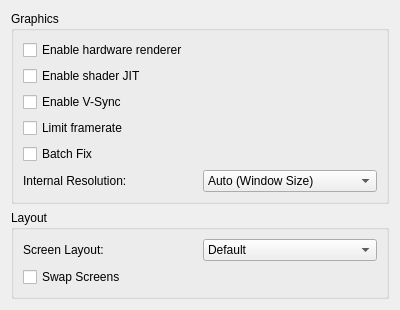
<?xml version="1.0" encoding="UTF-8"?>
<ui version="4.0">
 <class>ConfigureGraphics</class>
 <widget class="QWidget" name="ConfigureGraphics">
  <property name="geometry">
   <rect>
    <x>0</x>
    <y>0</y>
    <width>400</width>
    <height>300</height>
   </rect>
  </property>
  <property name="windowTitle">
   <string>Form</string>
  </property>
  <layout class="QVBoxLayout" name="verticalLayout">
   <item>
    <layout class="QVBoxLayout" name="verticalLayout_3">
     <item>
      <widget class="QGroupBox" name="groupBox">
       <property name="title">
        <string>Graphics</string>
       </property>
       <layout class="QVBoxLayout" name="verticalLayout_2">
        <item>
         <widget class="QCheckBox" name="toggle_hw_renderer">
          <property name="text">
           <string>Enable hardware renderer</string>
          </property>
         </widget>
        </item>
        <item>
         <widget class="QCheckBox" name="toggle_shader_jit">
          <property name="text">
           <string>Enable shader JIT</string>
          </property>
         </widget>
        </item>
        <item>
         <widget class="QCheckBox" name="toggle_vsync">
          <property name="text">
           <string>Enable V-Sync</string>
          </property>
         </widget>
        </item>
        <item>
         <widget class="QCheckBox" name="toggle_framelimit">
          <property name="text">
           <string>Limit framerate</string>
          </property>
         </widget>
        </item>
        <item>
         <widget class="QCheckBox" name="use_batch_fix">
          <property name="text">
           <string>Batch Fix</string>
          </property>
         </widget>
        </item>
        <item>
          <layout class="QHBoxLayout" name="horizontalLayout">
            <item>
              <widget class="QLabel" name="label">
                <property name="text">
                  <string>Internal Resolution:</string>
                </property>
              </widget>
            </item>
            <item>
              <widget class="QComboBox" name="resolution_factor_combobox">
                <item>
                  <property name="text">
                    <string notr="true">Auto (Window Size)</string>
                  </property>
                </item>
                <item>
                  <property name="text">
                    <string notr="true">Native (400x240)</string>
                  </property>
                </item>
                <item>
                  <property name="text">
                    <string notr="true">2x Native (800x480)</string>
                  </property>
                </item>
                <item>
                  <property name="text">
                    <string notr="true">3x Native (1200x720)</string>
                  </property>
                </item>
                <item>
                  <property name="text">
                    <string notr="true">4x Native (1600x960)</string>
                  </property>
                </item>
                <item>
                  <property name="text">
                    <string notr="true">5x Native (2000x1200)</string>
                  </property>
                </item>
                <item>
                  <property name="text">
                    <string notr="true">6x Native (2400x1440)</string>
                  </property>
                </item>
                <item>
                  <property name="text">
                    <string notr="true">7x Native (2800x1680)</string>
                  </property>
                </item>
                <item>
                  <property name="text">
                    <string notr="true">8x Native (3200x1920)</string>
                  </property>
                </item>
                <item>
                  <property name="text">
                    <string notr="true">9x Native (3600x2160)</string>
                  </property>
                </item>
                <item>
                  <property name="text">
                    <string notr="true">10x Native (4000x2400)</string>
                  </property>
                </item>
              </widget>
            </item>
          </layout>
        </item>
       </layout>
      </widget>
     </item>
    </layout>
   </item>
   <item>
    <widget class="QGroupBox" name="layoutBox">
     <property name="title">
      <string>Layout</string>
     </property>
     <layout class="QHBoxLayout" name="horizontalLayout_3">
      <item>
       <layout class="QVBoxLayout" name="verticalLayout_4">
        <item>
         <layout class="QHBoxLayout" name="horizontalLayout_4">
          <item>
           <widget class="QLabel" name="label1">
            <property name="text">
             <string>Screen Layout:</string>
            </property>
           </widget>
          </item>
          <item>
           <widget class="QComboBox" name="layout_combobox">
            <item>
             <property name="text">
              <string>Default</string>
             </property>
            </item>
            <item>
             <property name="text">
              <string>Single Screen</string>
             </property>
            </item>
            <item>
             <property name="text">
              <string>Large Screen</string>
             </property>
            </item>
            <item>
             <property name="text">
              <string>Side by Side</string>
             </property>
            </item>
           </widget>
          </item>
         </layout>
        </item>
        <item>
         <widget class="QCheckBox" name="swap_screen">
          <property name="text">
           <string>Swap Screens</string>
          </property>
         </widget>
        </item>
       </layout>
      </item>
     </layout>
    </widget>
   </item>
   <item>
    <spacer name="verticalSpacer">
     <property name="orientation">
      <enum>Qt::Vertical</enum>
     </property>
     <property name="sizeHint" stdset="0">
      <size>
       <width>20</width>
       <height>40</height>
      </size>
     </property>
    </spacer>
   </item>
  </layout>
 </widget>
 <resources/>
 <connections>
  <connection>
   <sender>toggle_hw_renderer</sender>
   <signal>toggled(bool)</signal>
   <receiver>resolution_factor_combobox</receiver>
   <slot>setEnabled(bool)</slot>
  </connection>
 </connections>
</ui>
